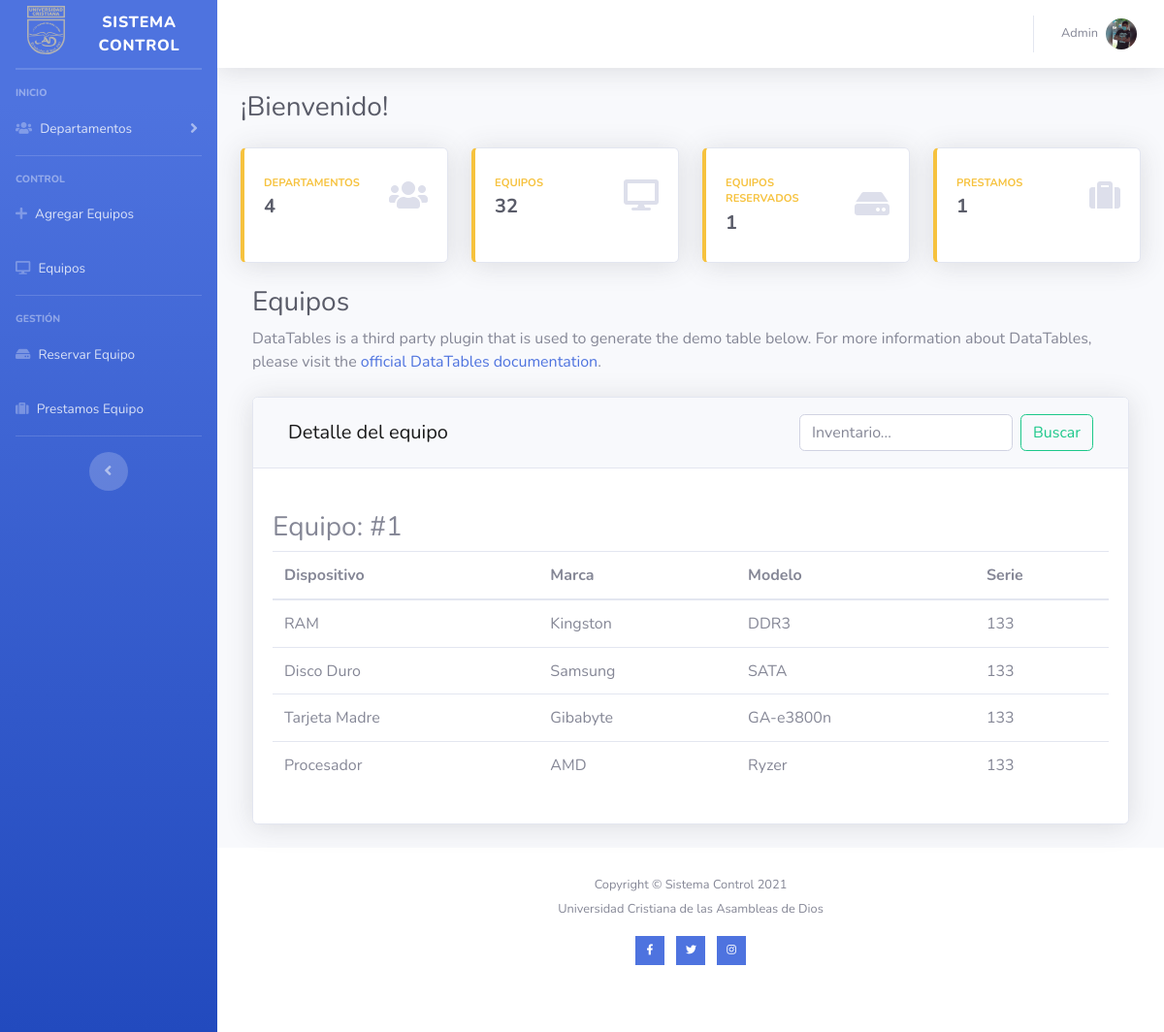
The page /detalles.php?id=1 on the database its author committed.
### tables this page shows
CREATE TABLE `cpudispositivo` (
  `idCpuDispositivo` int(11) NOT NULL AUTO_INCREMENT,
  `idEquipo` int(11) DEFAULT NULL,
  `idDispositivos` int(11) DEFAULT NULL,
  `idMarca` int(11) DEFAULT NULL,
  `idModelo` int(11) DEFAULT NULL,
  `serieDispositivo` varchar(150) DEFAULT NULL,
  PRIMARY KEY (`idCpuDispositivo`)
);

CREATE TABLE `dispositivos` (
  `idDispositivos` int(11) NOT NULL AUTO_INCREMENT,
  `detalleDispositivo` varchar(150) DEFAULT NULL,
  PRIMARY KEY (`idDispositivos`)
);

CREATE TABLE `marca` (
  `idMarca` int(11) NOT NULL,
  `marca` varchar(150) NOT NULL,
  PRIMARY KEY (`idMarca`) USING BTREE
);

CREATE TABLE `modelo` (
  `idModelo` int(11) NOT NULL AUTO_INCREMENT,
  `detalleModelo` varchar(150) DEFAULT NULL,
  PRIMARY KEY (`idModelo`)
);

### detalles.php (the view, shortened to what this page needs)
<!DOCTYPE html>
<html lang="en">
<head>
    <link href="vendor/fontawesome-free/css/all.min.css" rel="stylesheet" type="text/css">
    <link href="css/sb-admin-2.min.css" rel="stylesheet">
    <link href="https://use.fontawesome.com/releases/v5.8.1/css/all.css" rel="stylesheet">
    <link href="css/iconos.css" rel="stylesheet">
</head>
<body id="page-top">
    <?php
        $con=conectar();
        $idEquipo=$_GET['id'];
        $sql="SELECT
        dispositivos.detalleDispositivo Dispositivo,
        marca.marca Marca,
        modelo.detalleModelo Modelo,
        serieDispositivo
        from cpudispositivo
        INNER JOIN dispositivos
        ON cpudispositivo.idDispositivos = dispositivos.IdDispositivos
        INNER JOIN marca
        ON cpudispositivo.IdMarca = marca.IdMarca
        INNER JOIN modelo
        ON cpudispositivo.IdModelo = modelo.IdModelo
        where idEquipo = ".$idEquipo."
        ";
        $query=mysqli_query($con, $sql);
        ?>
    <div id="wrapper">
        <ul class="navbar-nav bg-gradient-primary sidebar sidebar-dark accordion" id="accordionSidebar">
            <a class="sidebar-brand d-flex align-items-center justify-content-center" href="index.html">
                <div class="sidebar-brand-icon rotate-n-0 row"><br>
                    <img class="img-fluid px-3 px-sm-4 mt-3 mb-4" style="width: 7rem" src="img/log1.svg" alt="...">
                </div>
                <div class="sidebar-brand-text ">Sistema Control</div>
            </a>
            <hr class="sidebar-divider my-0">
            <hr class="sidebar-divider">
            <div class="sidebar-heading">
                Inicio
            </div>
            <li class="nav-item">
                <a class="nav-link collapsed" href="#" data-toggle="collapse" data-target="#collapseTwo"
                    aria-expanded="true" aria-controls="collapseTwo">
                    <i class="fas fa-users fa-cog"></i>
                    <span>Departamentos</span>
                </a>
            </li>
            <hr class="sidebar-divider">
            <div class="sidebar-heading">
                Control
            </div>
            <li class="nav-item">
                <a class="nav-link" href="agregarEquipos.php">
                    <i class="fas fa-plus "></i>
                    <span>Agregar Equipos</span></a>
            </li>
            <li class="nav-item">
                <a class="nav-link" href="equipos.php">
                    <i class="fas fa-desktop fa-chart-area"></i>
                    <span>Equipos</span></a>
            </li>
            <hr class="sidebar-divider">
            <div class="sidebar-heading">
                Gestión
            </div>
            <li class="nav-item">
                <a class="nav-link" href="reservados.php">
                    <i class="fas fa-hdd "></i>
                    <span>Reservar Equipo</span></a>
            </li>
            <li class="nav-item">
                <a class="nav-link" href="prestamoEquipo.php">
                    <i class="fas fa-suitcase "></i>
                    <span>Prestamos Equipo</span></a>
            </li>
            <hr class="sidebar-divider d-none d-md-block">
            <div class="text-center d-none d-md-inline">
                <button class="rounded-circle border-0" id="sidebarToggle"></button>
            </div>
        </ul>
        <div id="content-wrapper" class="d-flex flex-column">
            <div id="content">
                <nav class="navbar navbar-expand navbar-light bg-white topbar mb-4 static-top shadow">
                    <ul class="navbar-nav ml-auto">
                        <li class="nav-item dropdown no-arrow">
                            <a class="nav-link dropdown-toggle" href="#" id="userDropdown" role="button"
                                data-toggle="dropdown" aria-haspopup="true" aria-expanded="false">
                                <span class="mr-2 d-none d-lg-inline text-gray-600 small">Admin</span>
                                <img class="img-profile rounded-circle"
                                    src="img/user.jpg">
                            </a>
                        </li>
                    </ul>
                </nav>
                <div class="container-fluid">
                   <div class="d-sm-flex align-items-center justify-content-between mb-4">
                    <h1 class="h3 mb-0 text-gray-800">¡Bienvenido!</h1>
                </div>
                    <div class="row">
                        <div class="col-xl-3 col-md-6 mb-4">
                            <div class="card border-left-warning shadow h-100 py-2">
                                <div class="card-body">
                                    <div class="row no-gutters align-items-center">
                                        <div class="col mr-2">
                                            <div class="text-xs font-weight-bold text-warning text-uppercase mb-1">
                                                Departamentos</div>
                                            <div class="h5 mb-0 font-weight-bold text-gray-800">
                                                <?php
                                                    $q2="SELECT count(idDepartamento) AS total from departamento";
                                                    $query2=mysqli_query($con, $q2);
                                                    $values=mysqli_fetch_assoc($query2);
                                                    $num=$values['total'];
                                                    echo $num;
                                                ?>
                                            </div>
                                        </div>
                                        <div class="col-auto">
                                            <i class="fas fa-users fa-2x text-gray-300"></i>
                                        </div>
                                    </div>
                                </div>
                            </div>
                        </div>
                        <div class="col-xl-3 col-md-6 mb-4">
                            <div class="card border-left-warning shadow h-100 py-2">
                                <div class="card-body">
                                    <div class="row no-gutters align-items-center">
                                        <div class="col mr-2">
                                            <div class="text-xs font-weight-bold text-warning text-uppercase mb-1">
                                                Equipos</div>
                                            <div class="h5 mb-0 font-weight-bold text-gray-800">
                                                <?php
                                                    $q2="SELECT count(idEquipo) AS total from equipo";
                                                    $query2=mysqli_query($con, $q2);
                                                    $values=mysqli_fetch_assoc($query2);
                                                    $num=$values['total'];
                                                    echo $num;
                                                ?>
                                            </div>
                                        </div>
                                        <div class="col-auto">
                                            <i class="fas fa-desktop fa-2x text-gray-300"></i>
                                        </div>
                                    </div>
                                </div>
                            </div>
                        </div>
                        <div class="col-xl-3 col-md-6 mb-4">
                            <div class="card border-left-warning shadow h-100 py-2">
                                <div class="card-body">
                                    <div class="row no-gutters align-items-center">
                                        <div class="col mr-2">
                                            <div class="text-xs font-weight-bold text-warning text-uppercase mb-1">
                                                Equipos Reservados</div>
                                            <div class="h5 mb-0 font-weight-bold text-gray-800">
                                                <?php
                                                    $q2="SELECT count(idReservaEquipo) AS total from reservaequipo";
                                                    $query2=mysqli_query($con, $q2);
                                                    $values=mysqli_fetch_assoc($query2);
                                                    $num=$values['total'];
                                                    echo $num;
                                                ?>
                                            </div>
                                        </div>
                                        <div class="col-auto">
                                            <i class="fas fa-hdd fa-2x text-gray-300"></i>
                                        </div>
                                    </div>
                                </div>
                            </div>
                        </div>
                        <div class="col-xl-3 col-md-6 mb-4">
                            <div class="card border-left-warning shadow h-100 py-2">
                                <div class="card-body">
                                    <div class="row no-gutters align-items-center">
                                        <div class="col mr-2">
                                            <div class="text-xs font-weight-bold text-warning text-uppercase mb-1">
                                                Prestamos</div>
                                            <div class="h5 mb-0 font-weight-bold text-gray-800">
                                                <?php
                                                    $q2="SELECT count(idPrestamoEquipo) AS total from prestamoequipo";
                                                    $query2=mysqli_query($con, $q2);
                                                    $values=mysqli_fetch_assoc($query2);
                                                    $num=$values['total'];
                                                    echo $num;
                                                ?>
                                            </div>
                                        </div>
                                        <div class="col-auto">
                                            <i class="fas fa-suitcase fa-2x text-gray-300"></i>
                                        </div>
                                    </div>
                                </div>
                            </div>
                        </div>
                    </div>
                    <div class="row">
                        <main class="content">
                        <div class="container-fluid">
            <h1 class="h3 mb-2 text-gray-800">Equipos</h1>
            <p class="mb-4">DataTables is a third party plugin that is used to generate the demo table below.
            For more information about DataTables, please visit the <a target="_blank"
            href="https://datatables.net">official DataTables documentation</a>.</p>
            <div class="card shadow mb-4">
            <div class="card-header py-2">
                <nav class="navbar navbar-light bg-light">
                    <a class="navbar-brand">Detalle del equipo</a>
                    <form action="equipos.php" class="form-inline" method="post">
                        <input name="search" class="form-control mr-sm-2" type="search" placeholder="Inventario..." aria-label="Search">
                        <button class="btn btn-outline-success my-2 my-sm-0" type="submit">Buscar</button>
                    </form>
                </nav>
            </div><br>
            <div class="card-body">
                <h3>Equipo: <?php echo "#" .$idEquipo?></h3>
                <div class="table">
                    <table class="table" id="dataTable" width="100%" >
                        <div class="container">
                            <thead>
                                <tr>
                                    <th>Dispositivo</th>
                                    <th>Marca</th>
                                    <th>Modelo</th>
                                    <th>Serie</th>
                                </tr>
                            </thead>
                            <tbody>
                                <?php
                                    while ($filas=mysqli_fetch_array($query)) {
                                ?>
                                <tr>
                                    <td><?php echo $filas['Dispositivo']       ?></td>
                                    <td><?php echo $filas['Marca']   ?></td>
                                    <td><?php echo $filas['Modelo']     ?></td>
                                    <td><?php echo $filas['serieDispositivo']        ?></td>
                                <tr>
                            <?php } ?>
                            </tbody>
                        </div>
                    </table>
                </div>
            </div>
        </div>
</div>
                        </main>
                </div>
            </div>
            <footer class="sticky-footer bg-white">
                <div class="container my-auto">
                    <div class="copyright text-center my-auto">
                        <span>Copyright &copy; Sistema Control 2021 <br><br> Universidad Cristiana de las Asambleas de Dios</span>
                    </div>
                    <div class="redes-container">
                        <ul>
                            <li><a target="_blank" rel="nofollow" href="https://www.facebook.com/universidad.cristiana.ucad/" class="facebook"  ><i class="fab fa-facebook-f"></i><a></li>
                            <li><a target="_blank" rel="nofollow" href="https://www.twitter.com/@ucad_sv"                     class="twitter"   ><i class="fab fa-twitter"></i><a></li>
                            <li><a target="_blank" rel="nofollow" href="https://www.instagram.com/universidad_cristiana/"     class="instagram" ><i class="fab fa-instagram"></i><a></li>
                        </ul>
                    </div>
                </div>
            </footer>
        </div>
    </div>
    </div>
</body>
</html>

### rows shown on the page
cpudispositivo: idDispositivos.detalleDispositivo "RAM", idMarca.marca "Kingston", idModelo.detalleModelo "DDR3", serieDispositivo "133"
cpudispositivo: idDispositivos.detalleDispositivo "Disco Duro", idMarca.marca "Samsung", idModelo.detalleModelo "SATA", serieDispositivo "133"
cpudispositivo: idDispositivos.detalleDispositivo "Tarjeta Madre", idMarca.marca "Gibabyte", idModelo.detalleModelo "GA-e3800n", serieDispositivo "133"
cpudispositivo: idDispositivos.detalleDispositivo "Procesador", idMarca.marca "AMD", idModelo.detalleModelo "Ryzer", serieDispositivo "133"

### other values the page prints
$num "4"
$num "32"
$num "1"
$idEquipo "1"
